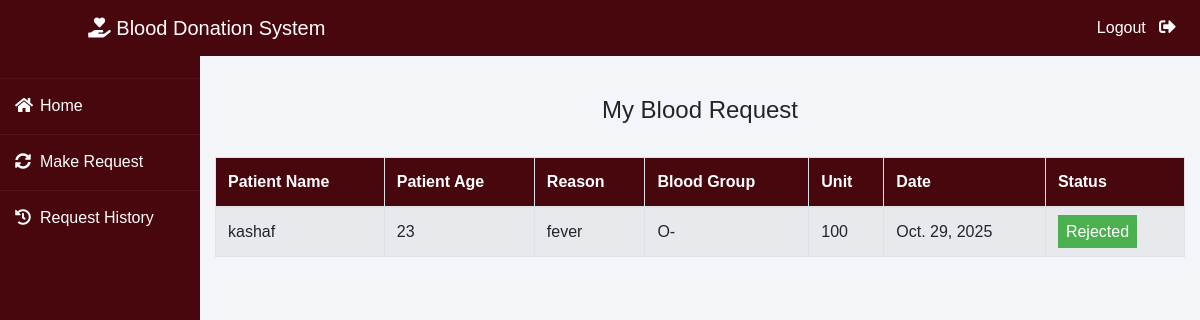
The page /patient/my-request (signed in) on the database its author committed.
### blood/models.py (models this page shows, shortened)
class BloodRequest(models.Model):
    request_by_patient=models.ForeignKey(pmodels.Patient,null=True,on_delete=models.CASCADE)
    request_by_donor=models.ForeignKey(dmodels.Donor,null=True,on_delete=models.CASCADE)
    patient_name=models.CharField(max_length=30)
    patient_age=models.PositiveIntegerField()
    reason=models.CharField(max_length=500)
    bloodgroup=models.CharField(max_length=10)
    unit=models.PositiveIntegerField(default=0)
    status=models.CharField(max_length=20,default="Pending")
    date=models.DateField(auto_now=True)

### patient/views.py (the view)
# urls.py: path('my-request', views.my_request_view,name='my-request'),
@login_required(login_url='patientlogin')
def my_request_view(request):
    try:
        patient = models.Patient.objects.get(user_id=request.user.id)
    except ObjectDoesNotExist:
        return redirect('patientsignup')
    blood_request=bmodels.BloodRequest.objects.filter(request_by_patient=patient)
    return render(request,'patient/my_request.html',{'blood_request':blood_request})

### templates/patient/my_request.html (shortened to what this page needs)
{% extends 'patient/patientbase.html' %}
{% block content %}
{% load widget_tweaks %}
{%load static%}
<head>
</head>
<br><br>
<div class="container">
    <H4 class="text-center">My Blood Request</H4><br>
    <table class="table table-hover table-bordered table-striped table-responsive-mobile" >
        <thead style="background-color: #48060dff; color: white;" >
            <tr>
                <th scope="col">Patient Name</th>
                <th scope="col">Patient Age</th>
                <th scope="col">Reason</th>
                <th scope="col">Blood Group</th>
                <th scope="col">Unit</th>
                <th scope="col">Date</th>
                <th scope="col">Status</th>
            </tr>
        </thead>
        <tbody>
            {% for t in blood_request %}
            <tr>
                <td data-label="Patient Name"> {{t.patient_name}}</td>
                <td data-label="Patient Age">{{t.patient_age}}</td>
                <td data-label="Reason">{{t.reason}}</td>
                <td data-label="Blood Group">{{t.bloodgroup}}</td>
                <td data-label="Unit">{{t.unit}}</td>
                <td data-label="Date">{{t.date}}</td>
                <td data-label="Status">
                    {% if t.status == 'Approved' %}
                    <span class="label warning"> Approved</span>
                    {% elif t.status == 'Rejected' %}
                    <span class="label success">Rejected</span>
                    {% else %}
                    <span style="color: white;margin-left: 0px;" class="label info">Pending</span>
                    {% endif %}
                </td>
            </tr>
            {% endfor %}
        </tbody>
    </table>
</div>
{% endblock content %}

### templates/patient/patientbase.html (style rules this page uses)
* { margin: 0; padding: 0; box-sizing: border-box; list-style: none; text-decoration: none; font-family: 'Josefin Sans', sans-serif; }
body { background-color: #f3f5f9; }

### templates/patient/my_request.html (style rules this page uses)
.label { color: white; padding: 8px; }
.success { background-color: #4CAF50; }

### rows shown on the page
BloodRequest: patient_name "kashaf", patient_age "23", reason "fever", bloodgroup "O-", unit "100", date "Oct. 29, 2025", status "Rejected"
